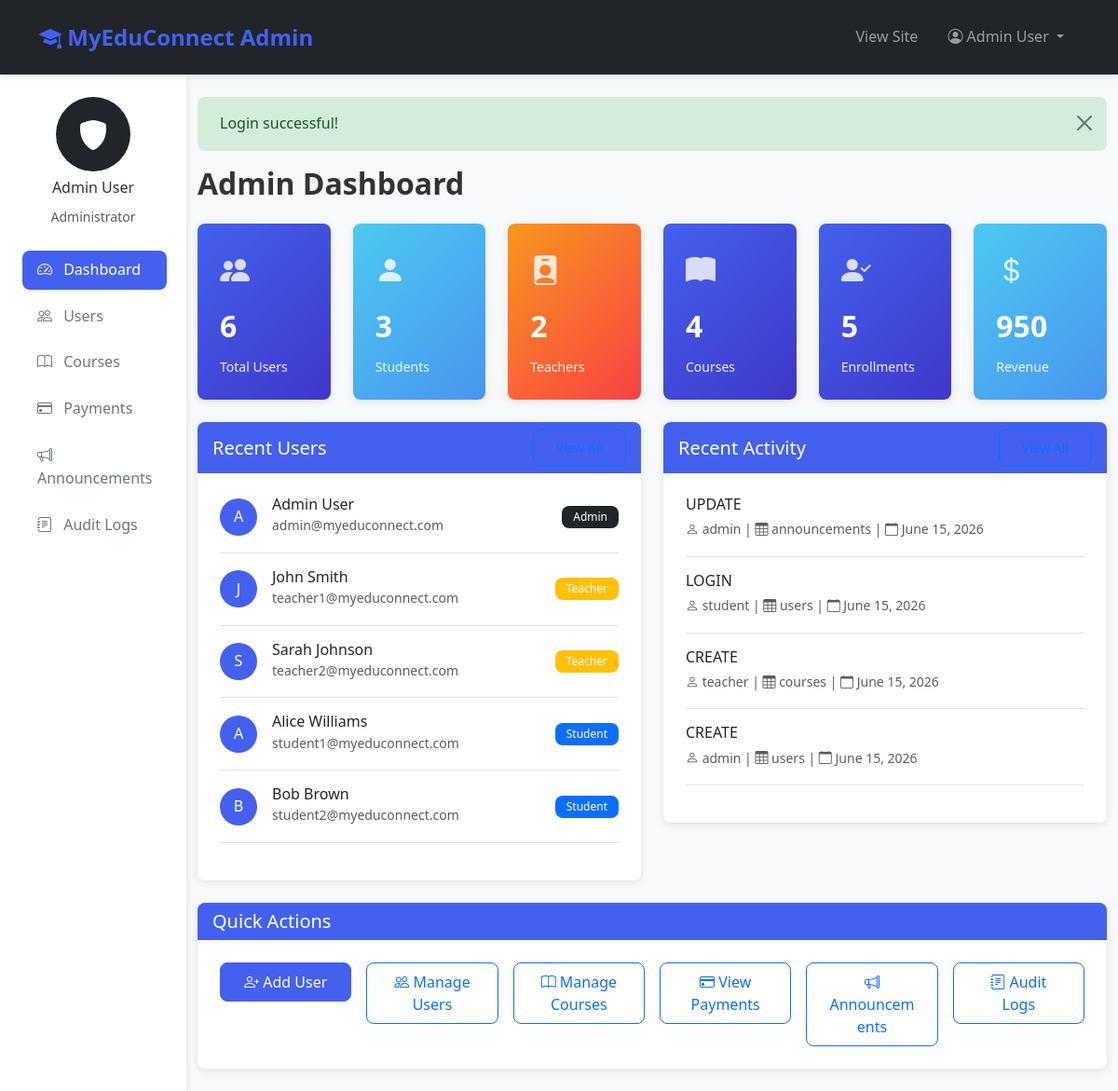
Page /admin/dashboard.php (signed in) on the committed database.
### tables this page shows
CREATE TABLE users (
    user_id INT AUTO_INCREMENT PRIMARY KEY,
    email VARCHAR(255) UNIQUE NOT NULL,
    password VARCHAR(255) NOT NULL,
    first_name VARCHAR(100) NOT NULL,
    last_name VARCHAR(100) NOT NULL,
    phone VARCHAR(20),
    address TEXT,
    profile_picture VARCHAR(255),
    role ENUM('student', 'teacher', 'admin') NOT NULL,
    status ENUM('active', 'inactive', 'suspended') DEFAULT 'active',
    created_at TIMESTAMP DEFAULT CURRENT_TIMESTAMP,
    updated_at TIMESTAMP DEFAULT CURRENT_TIMESTAMP ON UPDATE CURRENT_TIMESTAMP,
    last_login TIMESTAMP NULL,
    INDEX idx_email (email),
    INDEX idx_role (role),
    INDEX idx_status (status)
);

CREATE TABLE audit_logs (
    log_id INT AUTO_INCREMENT PRIMARY KEY,
    user_id INT,
    user_type ENUM('student', 'teacher', 'admin', 'system'),
    action VARCHAR(100) NOT NULL,
    table_name VARCHAR(50),
    record_id INT,
    old_values TEXT,
    new_values TEXT,
    ip_address VARCHAR(45),
    user_agent TEXT,
    created_at TIMESTAMP DEFAULT CURRENT_TIMESTAMP,
    INDEX idx_user (user_id),
    INDEX idx_action (action),
    INDEX idx_table (table_name),
    INDEX idx_created_at (created_at)
);

### admin/dashboard.php (the view, shortened to what the rows shown need)
<?php
require_once '../includes/functions.php';
$admin = getAdminByUserId(getCurrentUserId());
$auditLogs = dbSelect("SELECT * FROM audit_logs ORDER BY created_at DESC LIMIT 10");
$recentUsers = dbSelect("SELECT * FROM users ORDER BY created_at DESC LIMIT 5");
?>
<!DOCTYPE html>
<html lang="en">
<head>
    <link href="https://cdn.jsdelivr.net/npm/bootstrap@5.3.0/dist/css/bootstrap.min.css" rel="stylesheet">
    <link href="https://cdn.jsdelivr.net/npm/bootstrap-icons@1.10.0/font/bootstrap-icons.css" rel="stylesheet">
    <link href="<?php echo APP_URL; ?>/assets/css/style.css" rel="stylesheet">
</head>
<body>
    <div class="container-fluid">
        <div class="row">
            <div class="col-md-3 col-lg-2 sidebar">
                <div class="mb-4">
                    <div class="text-center mb-3">
                        <div style="width: 80px; height: 80px; background: var(--dark-color); border-radius: 50%; margin: 0 auto; display: flex; align-items: center; justify-content: center; color: white; font-size: 2rem;">
                            <i class="bi bi-shield-fill"></i>
                        </div>
                        <h6 class="mt-2"><?php echo htmlspecialchars($admin['first_name'] . ' ' . $admin['last_name']); ?></h6>
                        <small class="text-muted">Administrator</small>
                    </div>
                </div>
            </div>
            <div class="col-md-9 col-lg-10 py-4">
                <h2 class="fw-bold mb-4">Admin Dashboard</h2>
                <div class="row">
                    <div class="col-lg-6 mb-4">
                        <div class="card">
                            <div class="card-body">
                                <?php if (!empty($recentUsers)): ?>
                                    <?php foreach ($recentUsers as $user): ?>
                                        <div class="d-flex align-items-center mb-3 pb-3 border-bottom">
                                            <div style="width: 40px; height: 40px; background: var(--primary-color); border-radius: 50%; display: flex; align-items: center; justify-content: center; color: white; font-size: 1rem; margin-right: 1rem;">
                                                <?php echo strtoupper(substr($user['first_name'], 0, 1)); ?>
                                            </div>
                                            <div class="flex-grow-1">
                                                <h6 class="mb-0"><?php echo htmlspecialchars($user['first_name'] . ' ' . $user['last_name']); ?></h6>
                                                <small class="text-muted"><?php echo htmlspecialchars($user['email']); ?></small>
                                            </div>
                                            <span class="badge bg-<?php echo $user['role'] === 'student' ? 'primary' : ($user['role'] === 'teacher' ? 'warning' : 'dark'); ?>">
                                                <?php echo ucfirst($user['role']); ?>
                                            </span>
                                        </div>
                                    <?php endforeach; ?>
                                <?php else: ?>
                                    <p class="text-muted text-center py-3">No users registered yet.</p>
                                <?php endif; ?>
                            </div>
                        </div>
                    </div>
                    <div class="col-lg-6 mb-4">
                        <div class="card">
                            <div class="card-body">
                                <?php if (!empty($auditLogs)): ?>
                                    <?php foreach ($auditLogs as $log): ?>
                                        <div class="mb-3 pb-3 border-bottom">
                                            <h6 class="mb-1"><?php echo htmlspecialchars($log['action']); ?></h6>
                                            <small class="text-muted">
                                                <i class="bi bi-person"></i> <?php echo htmlspecialchars($log['user_type'] ?? 'System'); ?>
                                                <?php if ($log['table_name']): ?>
                                                    | <i class="bi bi-table"></i> <?php echo htmlspecialchars($log['table_name']); ?>
                                                <?php endif; ?>
                                                | <i class="bi bi-calendar"></i> <?php echo formatDate($log['created_at']); ?>
                                            </small>
                                        </div>
                                    <?php endforeach; ?>
                                <?php else: ?>
                                    <p class="text-muted text-center py-3">No recent activity.</p>
                                <?php endif; ?>
                            </div>
                        </div>
                    </div>
                </div>
            </div>
        </div>
    </div>
</body>
</html>

### rows in the picture
users: first_name "A", first_name+last_name "Admin User", email "admin@myeduconnect.com", role "Admin"
users: first_name "J", first_name+last_name "John Smith", email "teacher1@myeduconnect.com", role "Teacher"
users: first_name "S", first_name+last_name "Sarah Johnson", email "teacher2@myeduconnect.com", role "Teacher"
users: first_name "A", first_name+last_name "Alice Williams", email "student1@myeduconnect.com", role "Student"
users: first_name "B", first_name+last_name "Bob Brown", email "student2@myeduconnect.com", role "Student"
audit_logs: action "UPDATE", user_type "admin", table_name "announcements", created_at "June 15, 2026"
audit_logs: action "LOGIN", user_type "student", table_name "users", created_at "June 15, 2026"
audit_logs: action "CREATE", user_type "teacher", table_name "courses", created_at "June 15, 2026"
audit_logs: action "CREATE", user_type "admin", table_name "users", created_at "June 15, 2026"

### other values in the picture
APP_NAME "MyEduConnect"
$_SESSION['user_name'] "Admin User"
$admin['first_name'] . ' ' . $admin['last_name'] "Admin User"
$flash['message'] "Login successful!"
$stats['total_users'] "6"
$stats['total_students'] "3"
$stats['total_teachers'] "2"
$stats['total_courses'] "4"
$stats['total_enrollments'] "5"
$stats['total_revenue'] "950"
